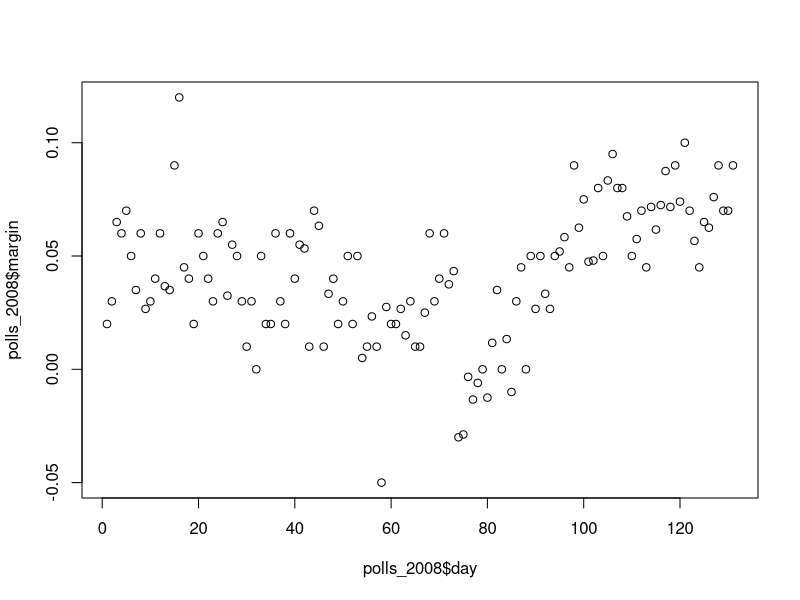

Source code (R): (Note: this script raises an error after producing the figure.)
################################################################ 
###### Cross Validation - Classroom Exercises - 21/2/2024 ###### 
################################################################ 


####################################################
### compile the required code when "TO DO:" appears
####################################################


### Libraries
library(tidyverse)  # data manipulation and visualization
library(caret)      # statistical learning techniques
library(ggplot2)    # plots
library(dslabs)     # digit recognition data
library(datasets)



### Data
# We will use the **polls_2008** dataset, which is part of the
# dslabs package. It contains data from 131 pollsters 
# for the popular vote between Obama and McCain in the 2008 
# presidential election. The variables are:

# day. Days until election day. Negative numbers are reported so 
# that days can increase up to 0, which is election day.

# margin. Average difference between Obama and McCain for that day


data("polls_2008")
polls_2008 <- data.frame(polls_2008)
polls_2008$day <- 1:nrow(polls_2008) # transform day in positive numbers
plot(polls_2008$day, polls_2008$margin)


#TO DO: perform LOOCV to test loess at degree = 1, 2; and consider a 
# sequence of length 20 from 0.05 to 1 for span
degree_list <- list()
span_values <- ???
for(deg in 1:2){ #polynomial degree
  err <- list()
  for(k in 1:length(span_values)){ #smoothness
    score <- list()
    for(i in 1:(nrow(polls_2008))){
      training = polls_2008[-i,]
      model = loess(margin ~ day, data = training, span = span_values[k],
                    degree=deg) 
      validation = polls_2008[i,]
      pred = na.omit(predict(model, validation))
      # error of ith fold
      score[[i]] = (validation$margin - pred)^2
    }
    # returns a vector with the average error for a given degree & span
    err[[k]] <- mean(unlist(score),na.rm=TRUE) 
  }
  degree_list[[deg]] <- err
}

# prepare dataframe for ggplot
spans <- rep(span_values,2)
degrees <- rep(c(1,2), each = length(span_values))
err <- unlist(degree_list)
df_toplot <- as.data.frame(cbind(spans,degrees,err))

#TO DO: comment the results
plt <- ggplot(df_toplot, aes(x=spans, y=err, group=factor(degrees))) + 
  geom_point() + geom_line(aes(col=factor(degrees)))
plt


#TO DO: display the parameters corresponding to the minimum error.
best <- ???
best


#TO DO: plot the resulting smoothed curve.
res <- ??? 
plot(polls_2008$day, polls_2008$margin)
lines(predict(res), col='blue')






#TO DO: Perform k-fold CV for k=3 by considering the same values of 
# degree and span as previously
set.seed(123)
flds <- ???

degree_list <- list()
for(deg in 1:2){ #polynomial degree
  err <- list()
  for(k in 1:length(span_values)){ #smoothness
    score <- list()
    for(i in 1:length(flds)){
      validation <- polls_2008[unlist(flds[i]),]
      training <- polls_2008[unlist(flds[-i]),]
      model = loess(margin ~ day, data = training, span = span_values[k],
                    degree=deg) 
      pred = na.omit(predict(model, validation))
      # error of ith fold
      score[[i]] = (validation$margin - pred)^2
    }
    err[[k]] <- mean(unlist(score))
  }
  degree_list[[deg]] <- unlist(err)
}


# prepare dataframe for ggplot
spans <- rep(span_values,2)
degrees <- rep(c(1,2), each = length(span_values))
err <- unlist(degree_list)
df_toplot <- as.data.frame(cbind(spans,degrees,err))

#TO DO: comment the results
plt <- ggplot(df_toplot, aes(x=spans, y=err, group=factor(degrees))) + 
  geom_point() + geom_line(aes(col=factor(degrees)))
plt


#TO DO: display the parameters corresponding to the minimum error.
best <- ???
best


#TO DO: plot the resulting smoothed curve.
res <- ??? 
plot(polls_2008$day, polls_2008$margin)
lines(predict(res), col='blue')





#TO DO: perform Temporal Block "Cross" Validation by considering the same values
# of degree and span as previously. Use a rolling window of size 100 and horizon $h=1$.

flds <- ???



degree_list <- list()
for(deg in 1:2){ #polynomial degree
  err <- list()
  for(k in 1:length(span_values)){ #smoothness
    score <- list()
    for(i in 1:length(flds$test)){
      validation <- polls_2008[unlist(flds$test[i]),]
      training <- polls_2008[unlist(flds$train[-i]),]
      model = loess(margin ~ day, data = training, span = span_values[k],
                    degree=deg) 
      pred = na.omit(predict(model, validation))
      # error of ith fold
      score[[i]] = (validation$margin - pred)^2
    }
    err[[k]] <- mean(unlist(score))
  }
  degree_list[[deg]] <- unlist(err)
}


# prepare dataframe for ggplot
spans <- rep(span_values,2)
degrees <- rep(c(1,2), each = length(span_values))
err <- unlist(degree_list)
df_toplot <- as.data.frame(cbind(spans,degrees,err))


#TO DO: comment the results
plt <- ggplot(df_toplot, aes(x=spans, y=err, group=factor(degrees))) + 
  geom_point() + geom_line(aes(col=factor(degrees)))
plt


#TO DO: display the parameters corresponding to the minimum error.
best <- ???
best


#TO DO: plot the resulting smoothed curve.
res <- ???
plot(polls_2008$day, polls_2008$margin)
lines(predict(res), col='blue')
